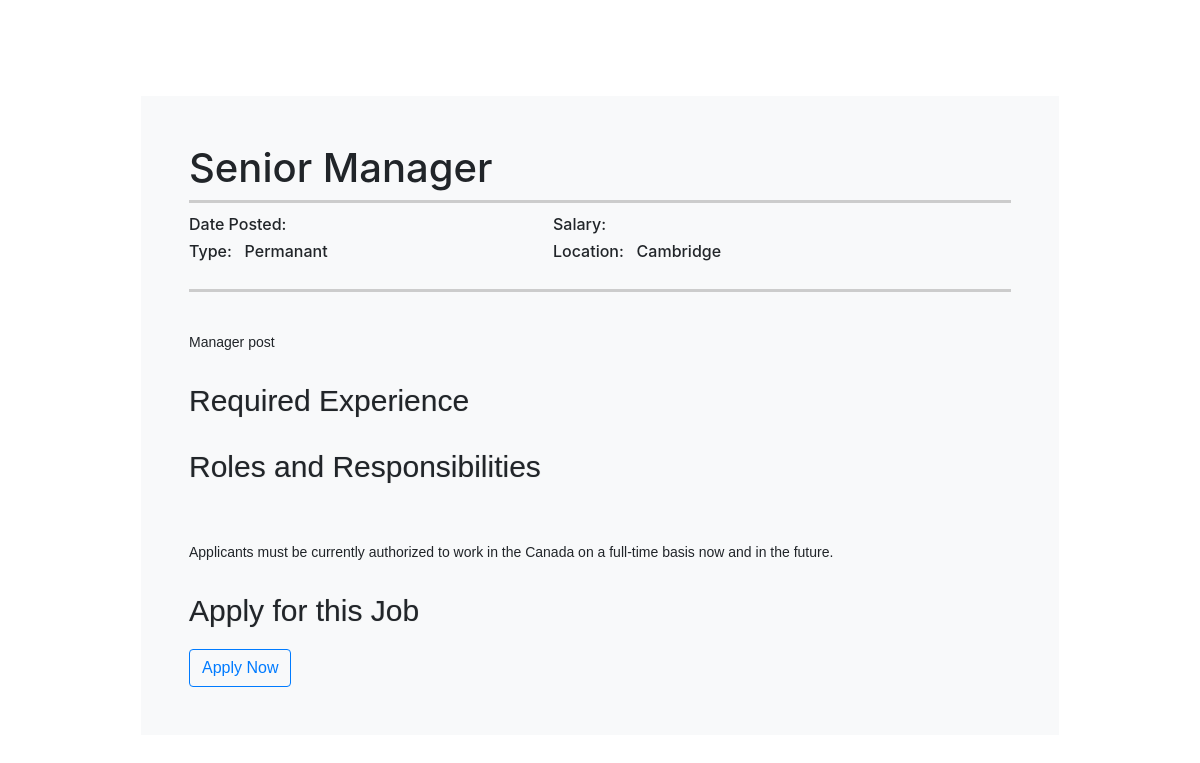
The page /jobdescription.php?id=1 on the database its author committed.
### tables this page shows
CREATE TABLE `job_post` (
  `job_id` int(11) NOT NULL,
  `job_title` varchar(500) NOT NULL,
  `postedby_id` int(11) DEFAULT NULL,
  `job_type_id` int(11) DEFAULT NULL,
  `company_id` int(11) DEFAULT NULL,
  `created_date` date DEFAULT NULL,
  `job_desc` varchar(1000) DEFAULT NULL,
  `joblocation_id` int(11) DEFAULT NULL,
  `is_active` char(1) DEFAULT NULL,
  `salary` varchar(20) NOT NULL,
  `job_roles` varchar(100) NOT NULL,
  `experience` varchar(30) NOT NULL
);

CREATE TABLE `job_type` (
  `id` int(11) NOT NULL,
  `job_type` varchar(50) DEFAULT NULL
);

CREATE TABLE `location` (
  `loc_id` int(11) NOT NULL,
  `CITY` varchar(40) NOT NULL
);

### JobSeekerJobApplication.php (called while the page is built, shortened)
<?php
class JobSeekerJobApplication
{
    public function jobDetailsById($db, $id){
        $sql = "SELECT * FROM job_post join job_type on job_post.job_type_id = job_type.id
                join location on job_post.joblocation_id = location.loc_id WHERE job_id = :id";
        $pdostm = $db->prepare($sql);
        $pdostm->bindValue(':id', $id, PDO::PARAM_STR);
        $pdostm->execute();
        $job = $pdostm->fetch(PDO::FETCH_OBJ);
        return $job;
    }
}

### jobdescription.php (the view, shortened to what this page needs)
<?php
include_once 'Database.php';
include_once 'JobSeekerJobApplication.php';
$db = Database::getDb();
$id = $_GET['id'];
$j = new JobSeekerJobApplication();
$job = $j->jobDetailsById($db, $id);
?>
<html>
<head>
    <link rel="stylesheet" href="css/main.css">
    <link rel="stylesheet" href="css/jobdescription.css">
    <link rel="stylesheet" href="css/footer.css">
    <link rel="stylesheet" href="https://maxcdn.bootstrapcdn.com/bootstrap/4.3.1/css/bootstrap.min.css">
</head>
<body>
<div class="container">
    <div class="row justify-content-center p-5 m-5" >
        <div class="w-85  bg-light p-5">
            <h1><?php echo $job->job_title?></h1>
            <ul id="job_summary" class="clearfix">
                <li>
                    <h6>Date Posted: &nbsp;&nbsp;<?php echo $job->created_date?></h6>
                </li>
                <li>
                    <h6>Salary: &nbsp;&nbsp;<?php echo $job->salary?></h6>
                </li>
                <li>
                    <h6>Type: &nbsp;&nbsp;<?php echo $job->job_type?></h6>
                </li>
                <li>
                    <h6>Location: &nbsp;&nbsp;<?php echo $job->CITY?></h6>
                </li>
            </ul>
            <div id="desc">
                <p><?php echo $job->job_desc?></p>
                <h2>Required Experience</h2>
                <h2>Roles and Responsibilities</h2>
                <p>&nbsp;</p>
                <p>
                    Applicants must be currently authorized to work in the Canada on a full-time basis now and in the future.
                </p>
                <h2>Apply for this Job</h2>
                <button class="btn btn-outline-primary" data-toggle="modal" data-target="#myModal">Apply Now</button>
            </div>
        </div>
    </div>
</div>
</body>
</html>

### css/main.css (style rules this page uses)
li { display:inline; padding-left: 60px; }

### css/jobdescription.css (style rules this page uses)
#job_summary { border-top: 3px solid #ccc; border-bottom: 3px solid #ccc; padding: 12px 0 20px 0; margin: 0 0 20px 0; list-style: none; }
#job_summary li { float: left; width: 364px; padding-left: 0px; }
.clearfix { zoom: 1; }
.clearfix:after { clear: both; }
.clearfix:after, .clearfix:before { content: ""; display: table; }
#desc { font-family: 'Work Sans', sans-serif !important; padding: 0; padding: 20px 0 0 0; clear: both; font-size: 14px; }
#desc p { line-height: 1.5 }
#desc h2 { font-size: 30px; margin: 30px 0 20px 0; text-shadow: 0 0 1px rgba(0,0,0,.3) }

### rows shown on the page
job_post: job_title "Senior Manager", job_type.job_type "Permanant", joblocation.CITY "Cambridge", job_desc "Manager post"
